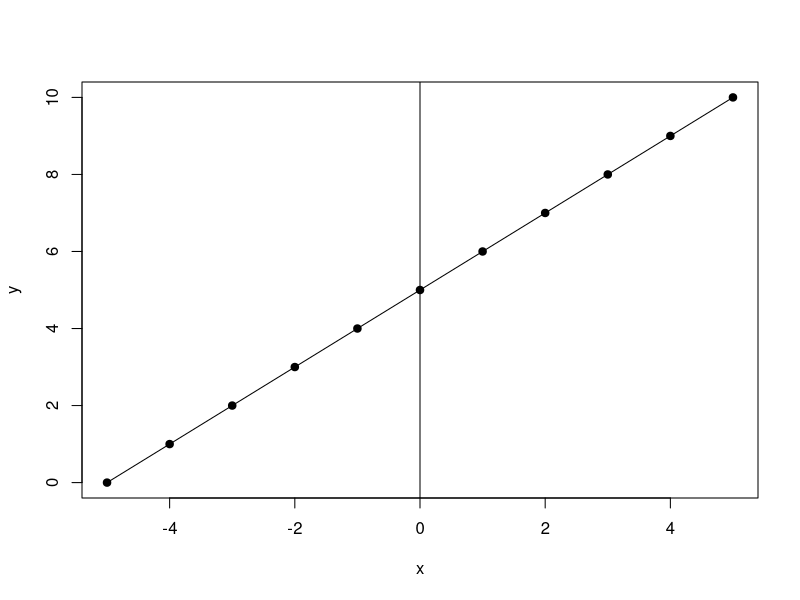
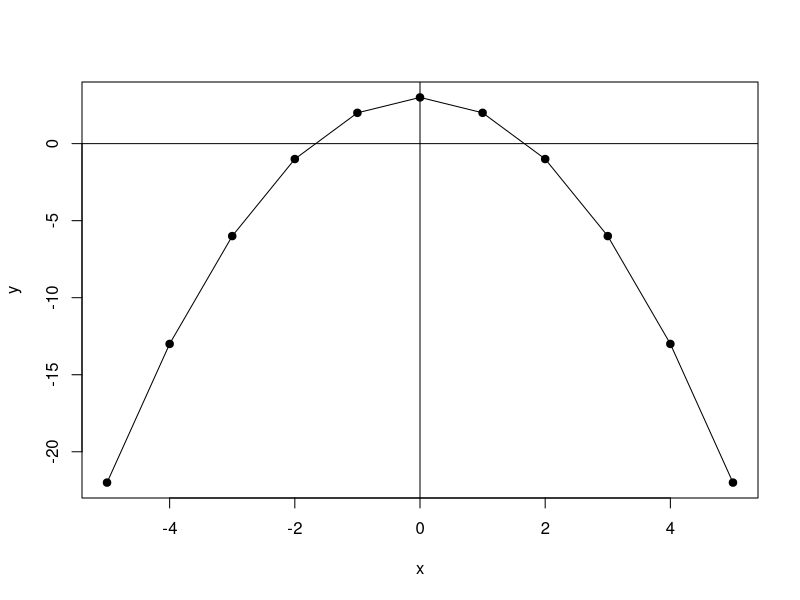

Write R code to recreate these figures, in order.
## ---- chunk 1
x <- seq (-5, 5, length = 11)
y <- 5+x
plot(x,y, type="o", pch=19, xlim=c(-5,5))
abline(v=0)
## ---- chunk 2
y <- 3-x^2
plot(x,y, type="o", pch=19, xlim=c(-5,5))
abline(v=0)
abline(h=0)
